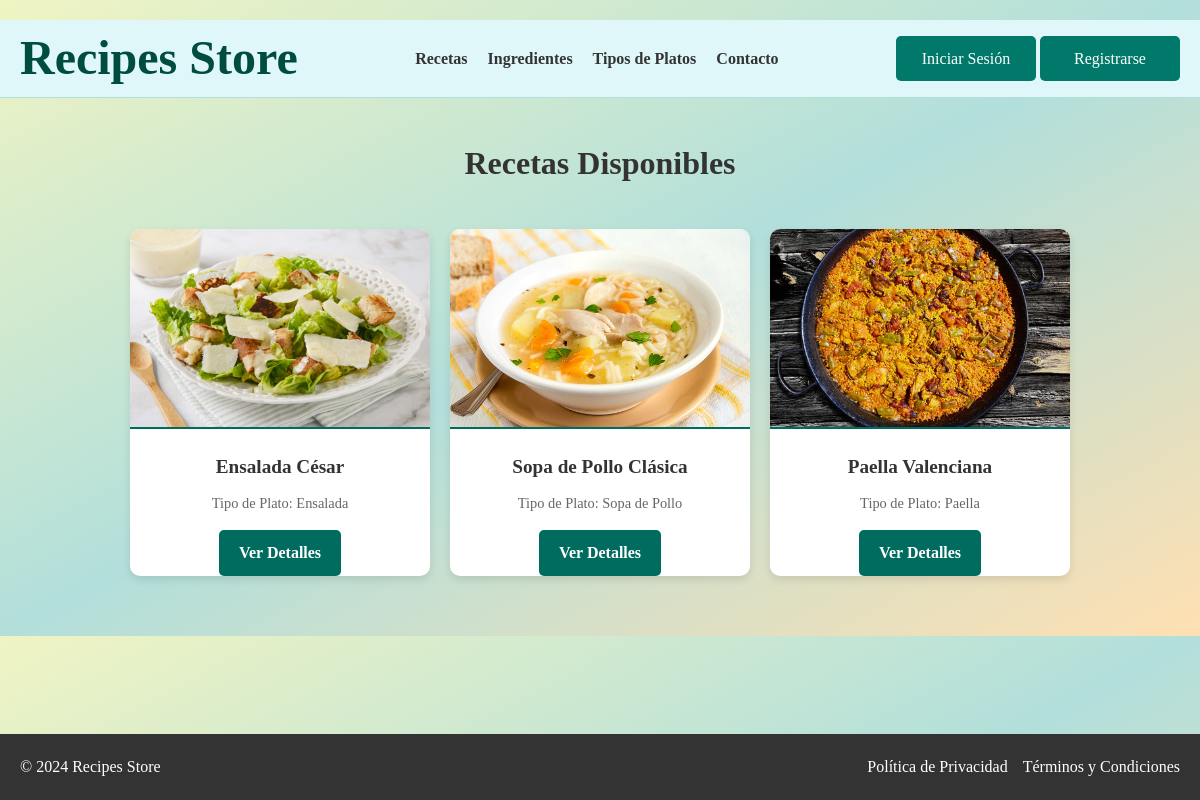
The page / on the database its author committed.
### appRecetario/models.py (models this page shows, shortened)
class Receta(models.Model):
    nombre = models.CharField(max_length=100)
    tipo_plato = models.ForeignKey('TipoPlato', on_delete=models.CASCADE)
    ingredientes = models.TextField()
    imagen = models.ImageField(upload_to='recetas/', blank=True, null=True)

class TipoPlato(models.Model):
    nombre = models.CharField(max_length=100)
    descripcion = models.TextField()
    def __str__(self):
        return self.nombre

### appRecetario/views.py (the view)
# urls.py: path('', views.list_recetas, name='index'),
def list_recetas(request):
    recetas = Receta.objects.all()
    return render(request, 'recetas/list.html', {'recetas': recetas})

### appRecetario/templates/recetas/list.html
{% extends 'base.html' %}
{% load static %}
{% block extrastyle %}
<link rel="stylesheet" href="{% static 'styleRecetas.css' %}">
{% endblock %}
{% block contenido %}
<h2>Recetas Disponibles</h2>
<div class="recipes-container">
    {% for receta in recetas %}
    <div class="recipe-card">
        {% if receta.imagen %}
            <img src="{{ receta.imagen.url }}" alt="{{ receta.nombre }}" class="recipe-image">
        {% else %}
            <img src="{% static 'media/default_image.png' %}" alt="Imagen no disponible" class="recipe-image">
        {% endif %}
        <div class="recipe-info">
            <h3 class="recipe-title">{{ receta.nombre }}</h3>
            <p>Tipo de Plato: {{ receta.tipo_plato }}</p>
        </div>
        <a href="{% url 'detail_receta' receta.id %}" class="btn-recipe">Ver Detalles</a>
    </div>
    {% empty %}
    <p>No hay recetas disponibles.</p>
    {% endfor %}
</div>
{% endblock %}

### appRecetario/static/style.css (style rules this page uses)
* { margin: 0; padding: 0; box-sizing: border-box; font-family: 'Georgia', serif; }
body { background-color: #F8F8F8; color: #333; line-height: 1.6; }
.main-content h2 { font-size: 2em; margin-bottom: 20px; color: #333; }
.recipes-container { display: grid; grid-template-columns: repeat(auto-fit, minmax(250px, 1fr)); gap: 20px; }
.recipe-card { background-color: #fff; border-radius: 8px; overflow: hidden; box-shadow: 0 4px 8px rgba(0, 0, 0, 0.1); transition: transform 0.3s ease; }
.recipe-card img { width: 100%; height: 200px; object-fit: cover; }
.recipe-info { padding: 15px; text-align: center; }
.recipe-info h3 { font-size: 1.2em; margin-bottom: 10px; color: #333; }
.recipe-info p { font-size: 0.9em; color: #666; }
body { background: linear-gradient(to bottom right, #f0f4c3, #b2dfdb, #ffe0b2); padding: 20px 0; }

### appRecetario/static/styleRecetas.css (style rules this page uses)
.recipes-container { display: flex; flex-wrap: wrap; gap: 20px; justify-content: center; margin: 40px auto; max-width: 1200px; }
.recipe-card { background-color: #fff; border-radius: 10px; box-shadow: 0 4px 8px rgba(0, 0, 0, 0.1); overflow: hidden; width: 300px; transition: transform 0.2s ease; }
.recipe-image { width: 100%; height: 180px; object-fit: cover; border-bottom: 2px solid #006b5f; }
.recipe-info { padding: 15px; text-align: center; }
.recipe-title { font-size: 1.5em; color: #006b5f; margin-bottom: 10px; }
.btn-recipe { display: inline-block; padding: 10px 20px; background-color: #006b5f; color: white; border-radius: 5px; text-decoration: none; font-weight: bold; transition: background-color 0.3s ease; }

### rows shown on the page
Receta: imagen (picture), nombre "Ensalada César", tipo_plato "Ensalada"
Receta: imagen (picture), nombre "Sopa de Pollo Clásica", tipo_plato "Sopa de Pollo"
Receta: imagen (picture), nombre "Paella Valenciana", tipo_plato "Paella"
